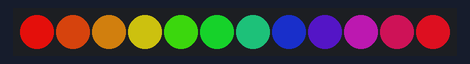
Recording of a program running on a simulated ESP8266 (NodeMCU). Shown: 12 RGB LEDs in strip order, left to right. Dim RGB values are drawn brighter than linear; a WiFi scan finds three made-up networks; what the program prints to the serial monitor is not drawn.

Above: at 2.21 s.
At 7.02 s:
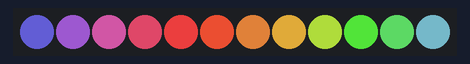
At 12.01 s:
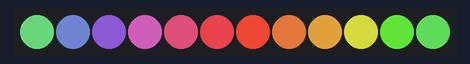
At 21.39 s:
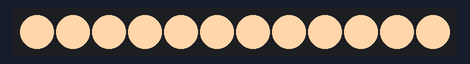
At 30.3 s:
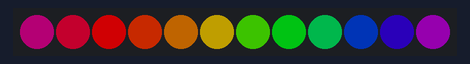
At 39.11 s:
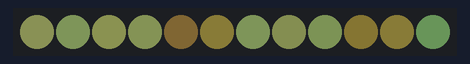

The program:

main.cpp
```cpp
#include <Arduino.h>
#include <FastLED.h>
#include <Ticker.h>
#include "ESP8266WiFi.h"

// mathemagical values
// To play with these, see the accompanying Processing sketch, lantern_toy
// TIME_PERIOD defines the base frequency of the flickering. Larger values (in ms)
// define a longer base frequency.
// FLICKER_RATIO defines the amount of the light brightness that can be dedicated
// to flickering (when there is no flicker, the flicker function returns 1.0)
#define TIME_PERIOD 666.0
#define FLICKER_RATIO 0.16
// This choses the divisor within the logrithmic sine wave.
// A lower value will cause a higher frequency pertubation when more networks
// are around (2 causes bad flickering around 20 networks or so)
// A higher value will cause smaller pertubations when more networks are around
// but is generally calmer when fewer (10ish) networks are around.
#define FLICKER_DIVISOR 16

#define NEOPIXEL_PIN 14
#define NUM_LEDS 12
#define FRAMERATE 30

#define FRAME_TIME (int)( 1000/(float)(FRAMERATE) )

CRGB leds[NUM_LEDS];

uint8_t seen_ssids = 0;        // Number of SSIDs that have been seen in the last scan
int32_t average_rssi = -100;     // Average RSSI of the last scan.

// Pallette from colorbrewer "Spectral" palette:
// from ColorBrewer2.org -- A small spectral-ish color palette that
// almost approxomates the color spectrum.
// We use the 9-value spectrum (since 0 is a value we use)
// this will be mapped onto the "heat" (rssi) of the networks we see.
DEFINE_GRADIENT_PALETTE(CB_SPECTRAL) {
0, 213,62,79,
31, 244,109,67,
63, 253,174,97,
95, 254,224,139,
127, 255,255,191,
159, 230,245,152,
191, 171,221,164,
223, 102,194,165,
255, 50,136,189
};

CRGBPalette16 spectral_palette = CB_SPECTRAL;

void update_leds();
void check_scan_wifi();
void print_current_state();

// These timer-tickers kee us handling things like scanning and such.
Ticker led_timer(update_leds, FRAME_TIME, 0, MILLIS);
Ticker wifi_scan_timer(check_scan_wifi, 30000, 0, MILLIS);
Ticker state_timer(print_current_state, 1000,0,MILLIS);

void setup() {
    Serial.begin(9600);
    Serial.println("Startup: Lantern booting.");
    // initialize the initial variables.
    Serial.println("Setup LED array");
    FastLED.addLeds<NEOPIXEL,NEOPIXEL_PIN>(leds,NUM_LEDS);
    // this is all for now.
    Serial.println("Bake some RGB cupcakes.");
    //fill_rainbow(leds,NUM_LEDS,0);

    FastLED.setTemperature(Tungsten100W);
    FastLED.setBrightness(255);

    FastLED.show();

    Serial.println("Turn on ESP8266 WiFi");
    // wiFi stuff
    WiFi.mode(WIFI_STA);
    WiFi.disconnect();
    delay(2000);
    // This makes sure that there's a scan ready when the
    // first roll-over of the wifi scan timer kicks.
    Serial.println("Start network scan...");
    WiFi.scanNetworks(true,false);

    Serial.println("Start timers...");
    led_timer.start();
    wifi_scan_timer.start();

//    state_timer.start();
    Serial.println("setup() finished");
}

void loop() {
    led_timer.update();
    wifi_scan_timer.update();
    state_timer.update();
}

void print_current_state() {
    Serial.printf("[ %d networks rssi %ddBm / scan status %d | FastLED %d fps ]\r",
        seen_ssids,
        average_rssi,
        WiFi.scanComplete(),
        FastLED.getFPS()
    );
}

void check_scan_wifi() {
    //Serial.println("[ SCAN TICK ]");
    int8_t scan_state = WiFi.scanComplete();
    switch (scan_state)
    {
    case -2:
        // Kick off a scan

        WiFi.scanNetworks(true,false);
        return;
    case -1:
        // no scan data yet...
        return;
    default:
        // We want to get the average RSSI of the set of networks.
        // this is a value between 0 and -inf, but we're going to clamp it
        // around -100 or so
        // If for some reason there's a different value we haven't caught in the error
        // set, we should return now. Our scan data will come back later with new
        // data.
        if(scan_state < 0 ) return;
        long long rssi_tmp = 0;
        for(int i=0; i<scan_state; i++)
        {
            //Serial.printf("Network %s with strength %idBm \n", WiFi.SSID(i).c_str(), WiFi.RSSI(i) );
            rssi_tmp += WiFi.RSSI(i);
        }
        seen_ssids = scan_state;
        average_rssi = (int)(rssi_tmp / (float)seen_ssids);
        // Remove our scanned data, since it's currently irrelevant.
        WiFi.scanDelete();
        break;
    }
}

/**
 * Flicker: takes n (the number of APs, t (the time base) and o (the angular offset))
 * For a toy version of this, see this Desmos graph: https://www.desmos.com/calculator/8wzbhj5oaa
 */
inline float flicker_fn(int n,float t,float o) {
    return FLICKER_RATIO - ( FLICKER_RATIO * cos( ( log( ( (n-1)/((float)FLICKER_DIVISOR) ) + 1) * t ) + o) );
}

CRGB inline get_rgb_color(int led_num, int32_t rssi, uint8_t num_networks )
{
    // calculate the RGB color for a specific LED given the particular avg. RSSI and network count
    float rssi_ratio = abs(rssi)/100.0;
    float time = millis() / TIME_PERIOD ;
    float angle_offset = exp(led_num) + (TWO_PI/NUM_LEDS);
    float flicker = flicker_fn(num_networks, time, angle_offset);
     //FLICKER_RATIO - ( FLICKER_RATIO * cos( log(((num_networks-1)*0.5)+1) * time + angle_offset) );
    uint8_t color_entry = (int)(  ( ( rssi_ratio - FLICKER_RATIO ) + flicker ) * 255 );
    return ColorFromPalette(spectral_palette, color_entry, 96*flicker);
}

uint8_t rainbow_hue = 0;

void update_leds() {
    if(seen_ssids == 0)
    {
        // an unlikely occourance, but maybe at startup
        for(int i = 0; i < NUM_LEDS; i++)
        {
            //fill_rainbow(leds,NUM_LEDS,(uint8_t)(millis()/10000 & 0xFF));
            leds[i] = CHSV(
                (255/NUM_LEDS)*i +(  ++rainbow_hue),
                128+(128* cos( TWO_PI * (millis()/2500.0 )) ),
                128+32+(96* sin( TWO_PI * (millis()/5000.0 )) )
                );
        }

    }
    else {

        for(int i=0;i<NUM_LEDS;i++){
            leds[i] = get_rgb_color(i, average_rssi, seen_ssids);
        }
    }
    FastLED.show();
}
```
